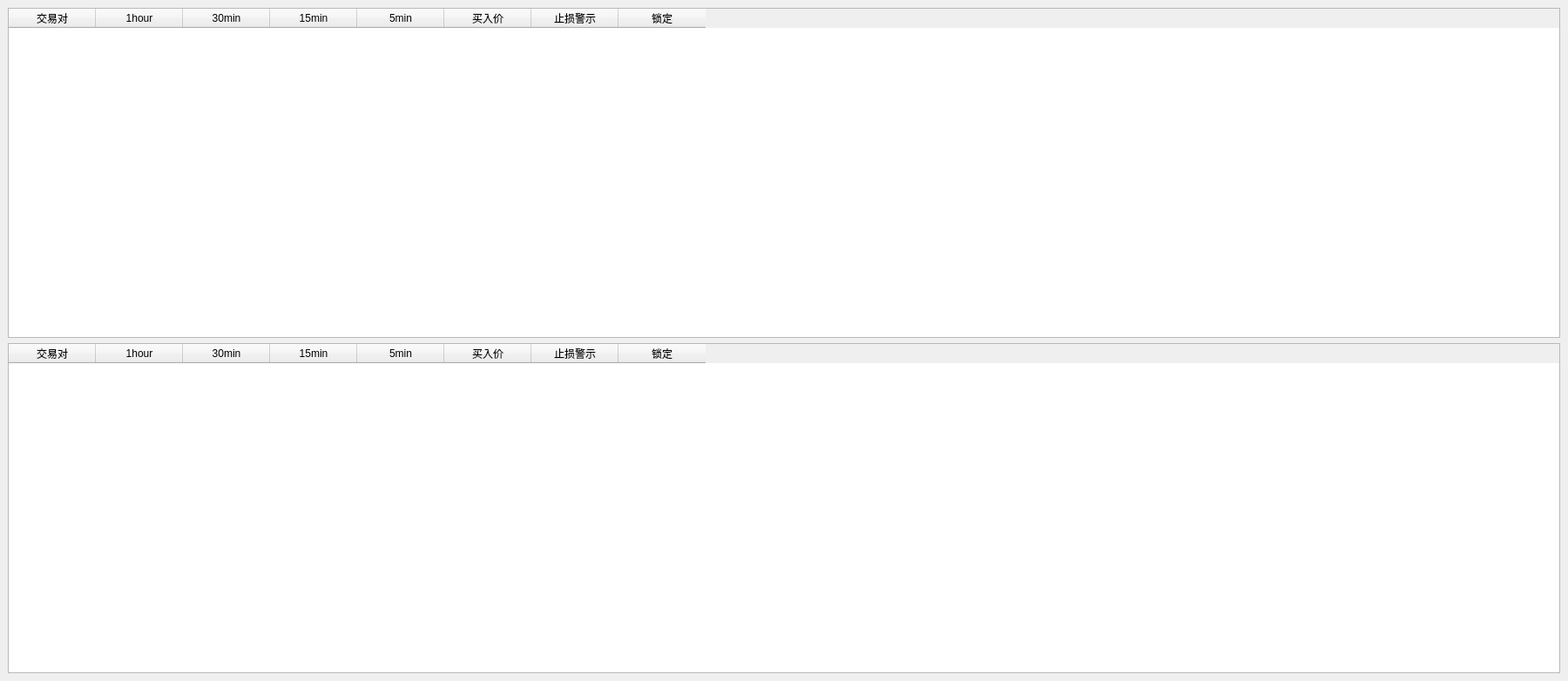
<?xml version="1.0" encoding="UTF-8"?>
<ui version="4.0">
 <class>MainWindow</class>
 <widget class="QMainWindow" name="MainWindow">
  <property name="geometry">
   <rect>
    <x>0</x>
    <y>0</y>
    <width>1800</width>
    <height>782</height>
   </rect>
  </property>
  <property name="windowTitle">
   <string>HuoBi Monitor</string>
  </property>
  <widget class="QWidget" name="centralwidget">
   <layout class="QGridLayout" name="gridLayout">
    <item row="0" column="0">
     <layout class="QVBoxLayout" name="verticalLayout">
      <item>
       <widget class="QTableWidget" name="table1">
        <column>
         <property name="text">
          <string>交易对</string>
         </property>
        </column>
        <column>
         <property name="text">
          <string>1hour</string>
         </property>
        </column>
        <column>
         <property name="text">
          <string>30min</string>
         </property>
        </column>
        <column>
         <property name="text">
          <string>15min</string>
         </property>
        </column>
        <column>
         <property name="text">
          <string>5min</string>
         </property>
        </column>
        <column>
         <property name="text">
          <string>买入价</string>
         </property>
        </column>
        <column>
         <property name="text">
          <string>止损警示</string>
         </property>
        </column>
        <column>
         <property name="text">
          <string>锁定</string>
         </property>
        </column>
       </widget>
      </item>
      <item>
       <widget class="QTableWidget" name="table2">
        <column>
         <property name="text">
          <string>交易对</string>
         </property>
        </column>
        <column>
         <property name="text">
          <string>1hour</string>
         </property>
        </column>
        <column>
         <property name="text">
          <string>30min</string>
         </property>
        </column>
        <column>
         <property name="text">
          <string>15min</string>
         </property>
        </column>
        <column>
         <property name="text">
          <string>5min</string>
         </property>
        </column>
        <column>
         <property name="text">
          <string>买入价</string>
         </property>
        </column>
        <column>
         <property name="text">
          <string>止损警示</string>
         </property>
        </column>
        <column>
         <property name="text">
          <string>锁定</string>
         </property>
        </column>
       </widget>
      </item>
     </layout>
    </item>
   </layout>
  </widget>
 </widget>
 <resources/>
 <connections/>
</ui>
